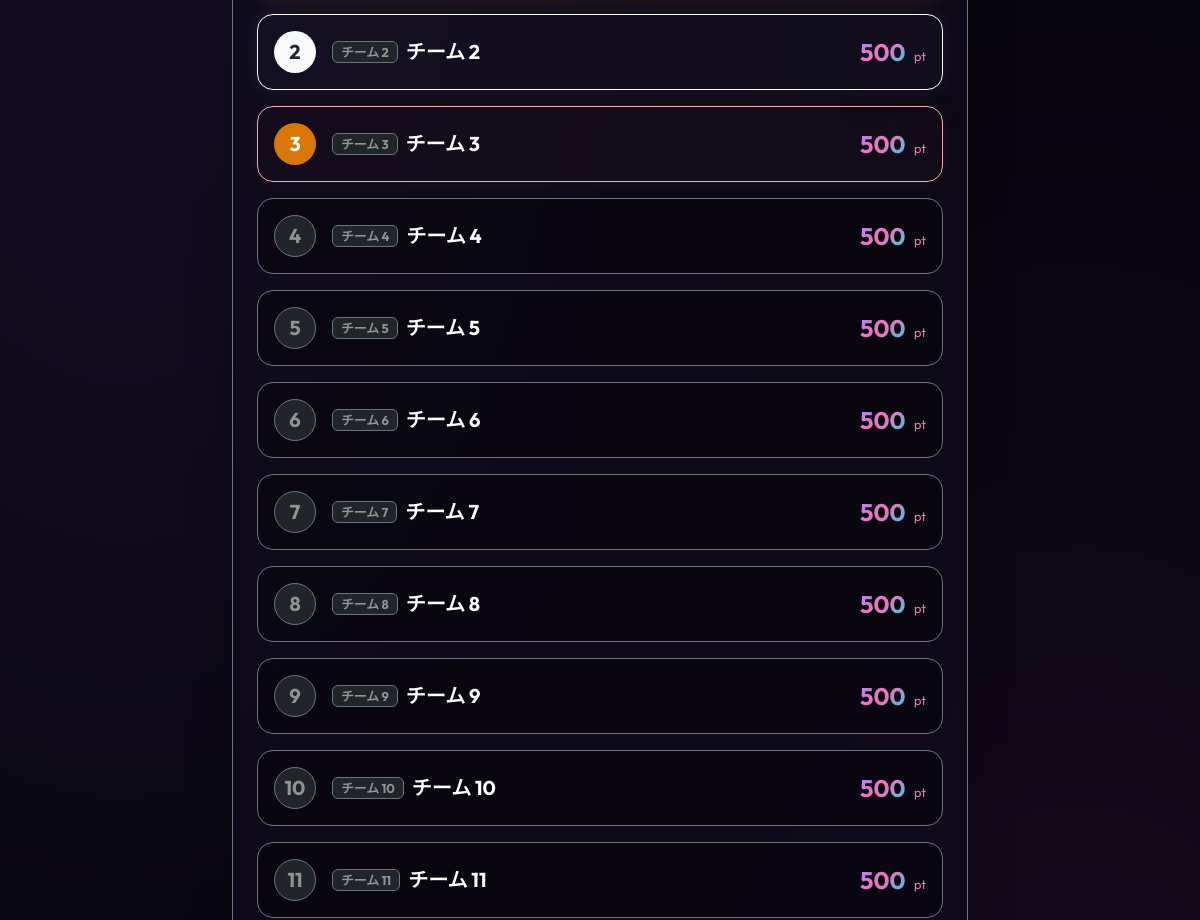
The app's page /ranking (middle part), older data.
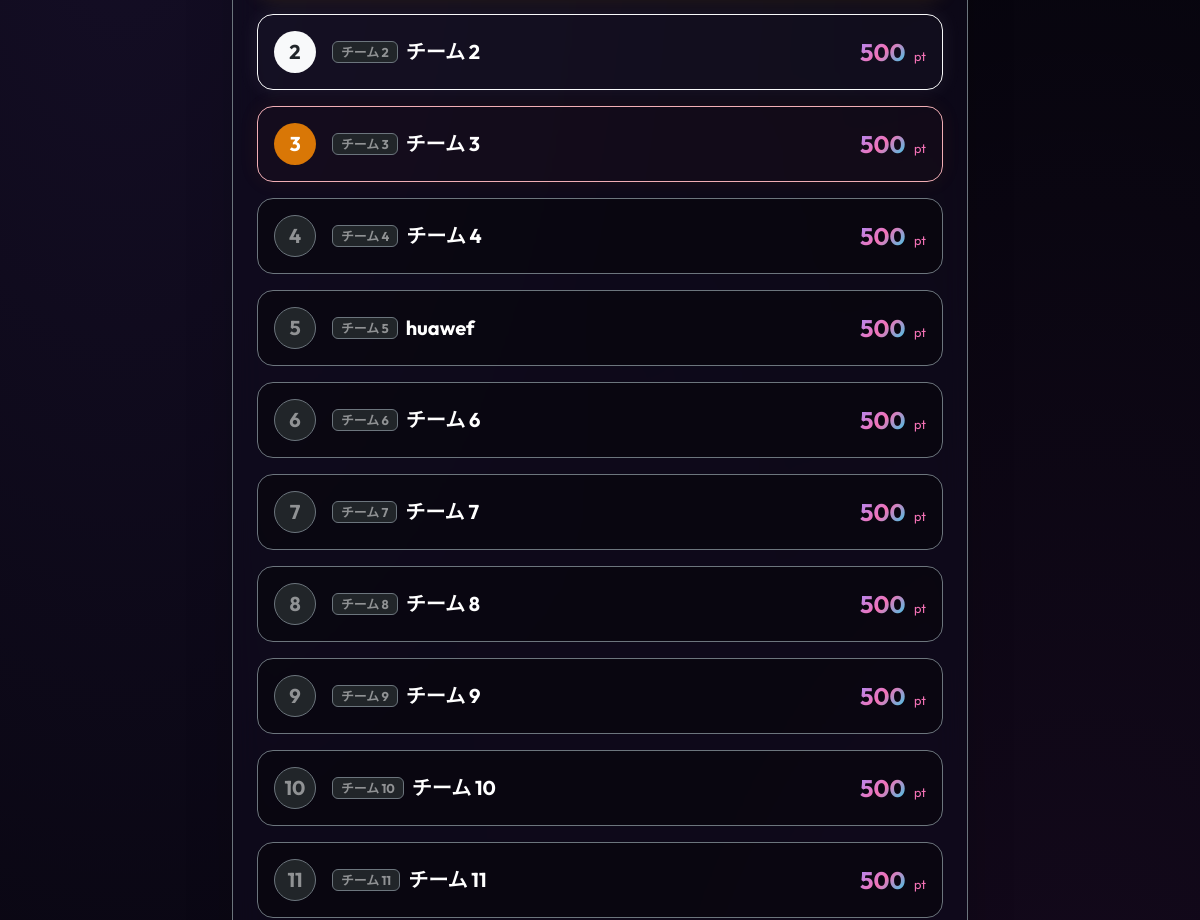
The same page, newer data.
### model/models.py (models this page shows)
class Team(db.Model):
    __tablename__ = "teams"
    team_id = db.Column(db.Integer, primary_key=True)
    team_name = db.Column(db.String(50), unique=True, nullable=False)
    points = db.Column(db.Integer, default=500, nullable=False)  # Start with 500pt
    submissions = db.relationship(
        "QuizSubmission", backref="team", cascade="all, delete-orphan"
    )
    bets = db.relationship("TeamBet", backref="team", cascade="all, delete-orphan")
    squares = db.relationship(
        "BingoSquare", backref="team", cascade="all, delete-orphan"
    )

### controller/controllers.py (the view)
@quiz_bp.route("/ranking")
def ranking():
    teams = repositories.get_all_teams()
    return render_template("ranking.html", teams=teams)

### controller/controllers.py (called while the page is built)
@quiz_bp.context_processor
def inject_game_status():
    q1 = QuizQuestion.query.filter_by(question_num=1).first()
    is_q1_activated = q1.status in ["active", "revealed"] if q1 else False
    q5 = QuizQuestion.query.filter_by(question_num=5).first()
    is_q5_revealed = q5.status == "revealed" if q5 else False
    return dict(is_q1_activated=is_q1_activated, is_q5_revealed=is_q5_revealed)

### repository/repositories.py (called while the page is built)
def get_all_teams() -> list[Team]:
    return Team.query.order_by(Team.points.desc()).all()

def get_all_events() -> list[BetEvent]:
    return BetEvent.query.all()

### templates/ranking.html (shortened to what this page needs)
{% extends 'base.html' %}
{% block content %}
<div class="row justify-content-center">
    <div class="col-md-10 col-lg-8 text-center">
        {% if is_ranking_visible %}
            <div class="glass-card shadow-lg p-4 rounded-5 border border-secondary text-start mt-4">
                <div class="d-flex flex-column gap-3">
                    {% for team in teams %}
                        {% set rank = loop.index %}
                        <div class="rank-row d-flex align-items-center justify-content-between p-3 rounded-4 border
                             {% if rank == 1 %}border-warning bg-gold-subtle shadow-gold
                             {% elif rank == 2 %}border-light bg-silver-subtle shadow-silver
                             {% elif rank == 3 %}border-danger-subtle bg-bronze-subtle shadow-bronze
                             {% else %}border-secondary bg-dark-50{% endif %}">
                            <div class="d-flex align-items-center gap-3">
                                <div class="rank-number-circle d-flex align-items-center justify-content-center fw-bold font-outfit fs-5
                                     {% if rank == 1 %}bg-warning text-dark
                                     {% elif rank == 2 %}bg-light text-dark
                                     {% elif rank == 3 %}bg-bronze text-white
                                     {% else %}bg-dark border border-secondary text-white-50{% endif %}"
                                     style="width: 42px; height: 42px; border-radius: 50%;">
                                    {{ rank }}
                                </div>
                                <div class="d-flex align-items-center gap-2 flex-wrap">
                                    <span class="badge bg-dark border border-secondary text-white-50 font-outfit px-2 py-1 text-xs">
                                        チーム {{ team.team_id }}
                                    </span>
                                    <span class="team-name text-white fw-bold fs-5 font-outfit">{{ team.team_name }}</span>
                                </div>
                            </div>
                            <div class="text-end">
                                <span class="points-value font-outfit fw-bold fs-4 text-gradient">{{ "{:,}".format(team.points) }}</span>
                                <span class="text-accent text-xs font-outfit ms-1">pt</span>
                            </div>
                        </div>
                    {% endfor %}
                </div>
            </div>
        {% endif %}
    </div>
</div>
{% endblock %}

### templates/base.html (shortened to what this page needs)
<!DOCTYPE html>
<html lang="ja">
<head>
    <link href="https://cdn.jsdelivr.net/npm/bootstrap@5.3.0/dist/css/bootstrap.min.css" rel="stylesheet">
    <link rel="stylesheet" href="https://cdn.jsdelivr.net/npm/bootstrap-icons@1.10.5/font/bootstrap-icons.css">
    <link rel="stylesheet" href="{{ url_for('static', filename='css/style.css') }}">
</head>
<body>
    <main class="container my-5 flex-grow-1">
        {% block content %}{% endblock %}
    </main>
</body>
</html>

### static/css/style.css (style rules this page uses)
:root { --bg-dark: #07050e; --bg-card: rgba(16, 12, 30, 0.65); --border-card: rgba(255, 255, 255, 0.06); --accent-purple: #8b5cf6; --accent-pink: #d946ef; --accent-cyan: #06b6d4; --color-gold: #fbbf24; --color-silver: #e5e7eb; --color-bronze: #d97706; }
body { background-color: var(--bg-dark); background-image: radial-gradient(at 10% 20%, rgba(139, 92, 246, 0.1) 0px, transparent 50%), radial-gradient(at 90% 80%, rgba(217, 70, 239, 0.08) 0px, transparent 50%); background-attachment: fixed; color: #e2e8f0; font-family: 'Inter', -apple-system, sans-serif; min-height: 100vh; display: flex; flex-direction: column; }
.font-outfit { font-family: 'Outfit', sans-serif; }
.text-gradient { background: linear-gradient(135deg, #a78bfa 0%, #f472b6 50%, #22d3ee 100%); -webkit-background-clip: text; -webkit-text-fill-color: transparent; }
.glass-card { background-color: var(--bg-card); backdrop-filter: blur(16px); border: 1px solid var(--border-card); box-shadow: 0 15px 35px rgba(0, 0, 0, 0.3); }
.rank-row { transition: transform 0.2s ease; }
.shadow-silver { box-shadow: 0 0 20px rgba(243, 244, 246, 0.08); }
.shadow-bronze { box-shadow: 0 0 20px rgba(217, 119, 6, 0.08); }
.bg-silver-subtle { background-color: rgba(243, 244, 246, 0.02) !important; }
.bg-bronze-subtle { background-color: rgba(217, 119, 6, 0.02) !important; }
.bg-dark-50 { background-color: rgba(0, 0, 0, 0.35) !important; }
.text-accent { color: #f472b6 !important; }
.text-xs { font-size: 0.8rem; }
.flex-grow-1 { flex: 1 0 auto; }
.bg-bronze { background-color: var(--color-bronze) !important; }

Row changes from the older to the newer data that the page shows:
changed Team id 5: team_name "チーム 5" → "huawef"
